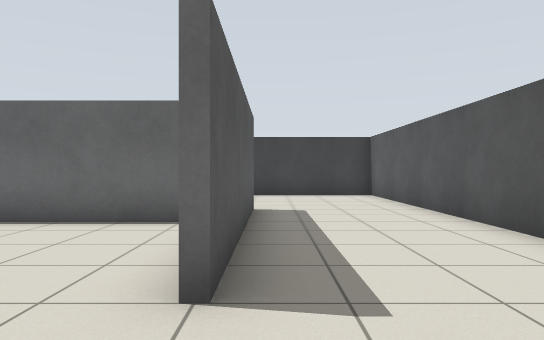
View 1 (above)

20 first-person views from a walk through a Gazebo world. The camera is 0.86 m above the floor, looks level and sees 70° across. The floor is counted in squares, 1 m on a side. Each view is taken from the middle of a square. On the plan, view 1 faces up. The plan holds only what a view shows up to about 12 squares ahead; the rest is blank.

View 2
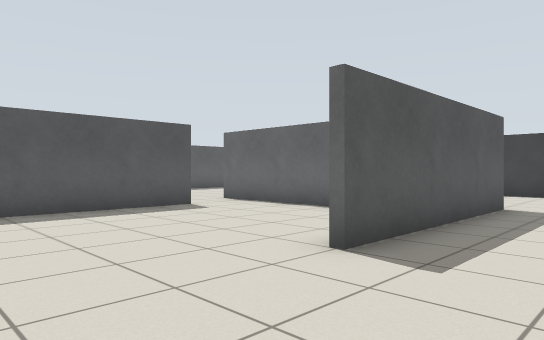

View 3
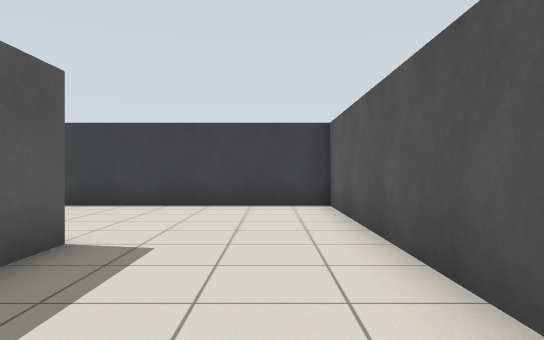

View 4
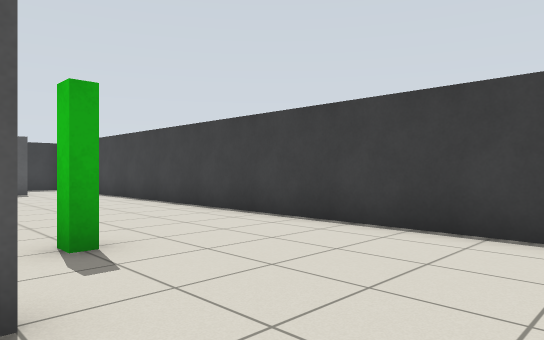

View 5
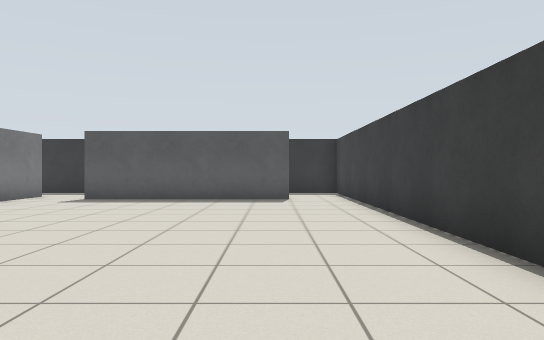

View 6
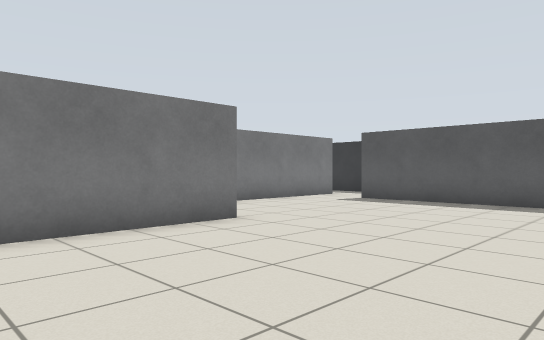

View 7
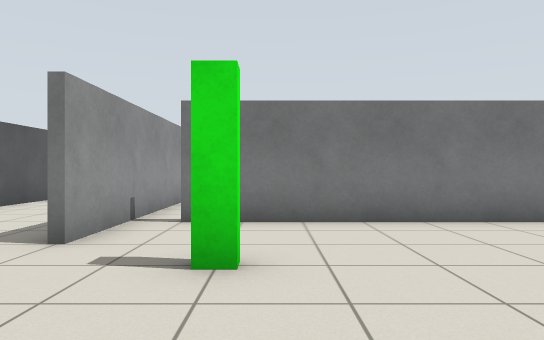

View 8
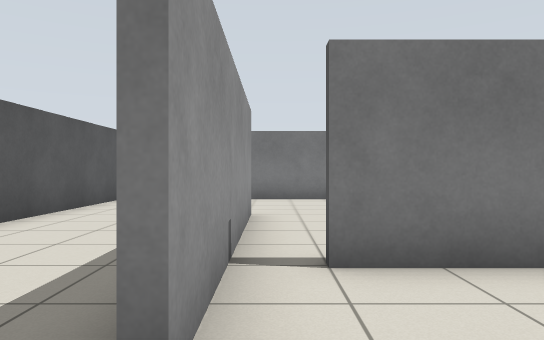

View 9
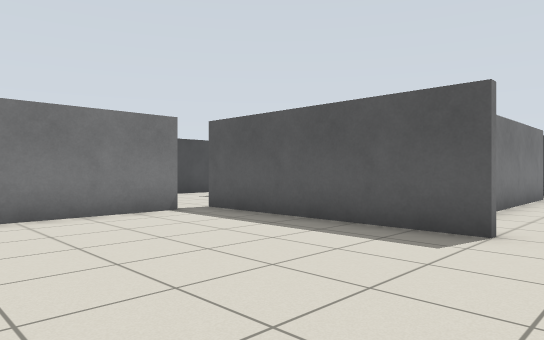

View 10
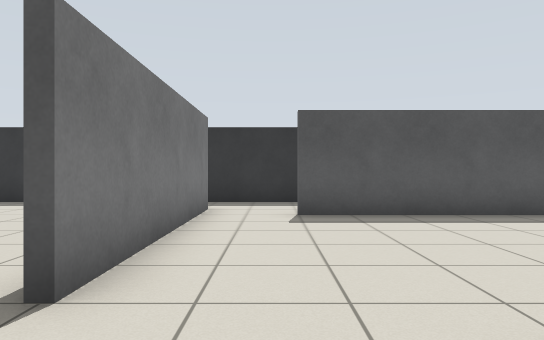

View 11
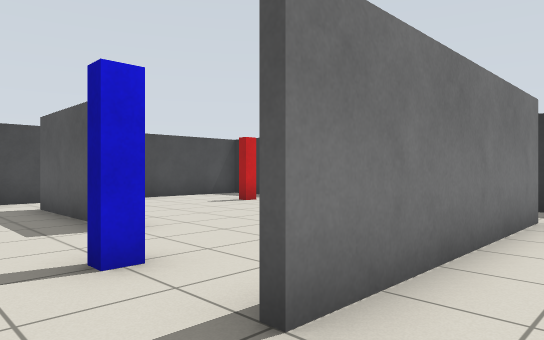

View 12
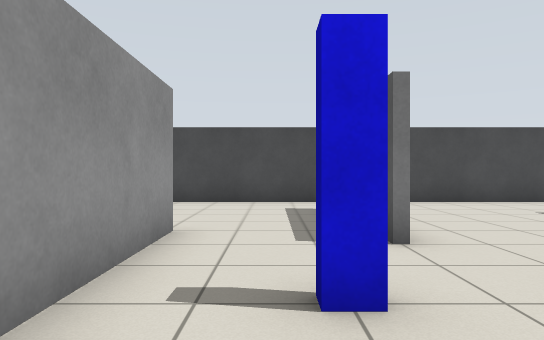

View 13
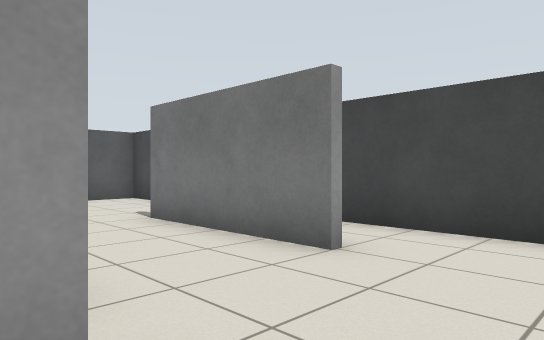

View 14
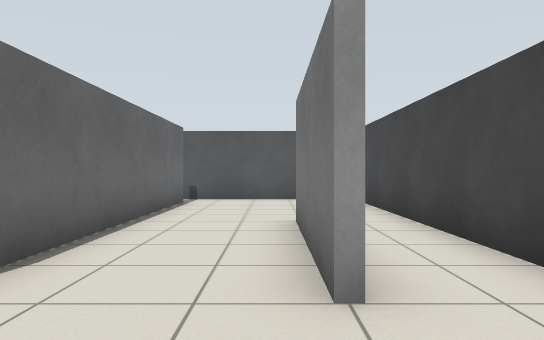

View 15
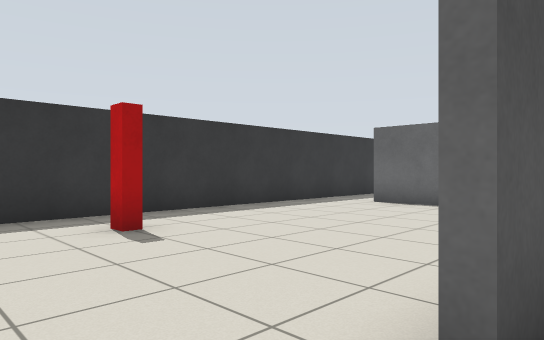

View 16
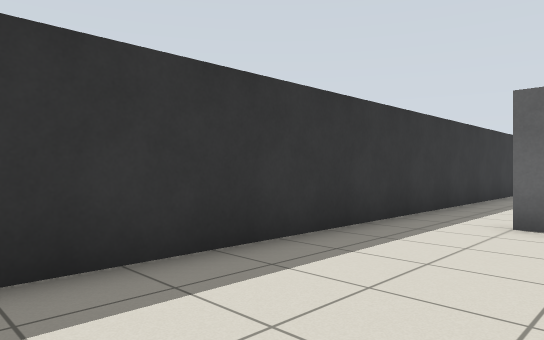

View 17
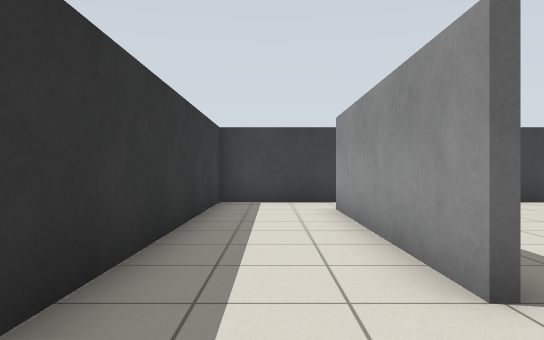

View 18
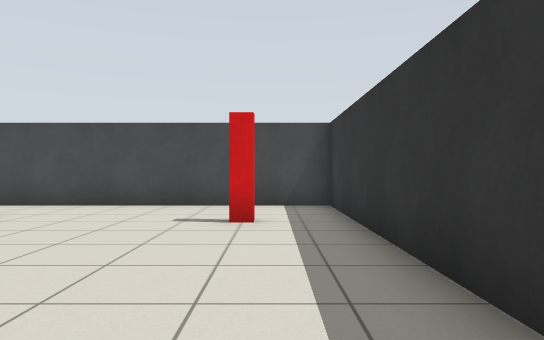

View 19
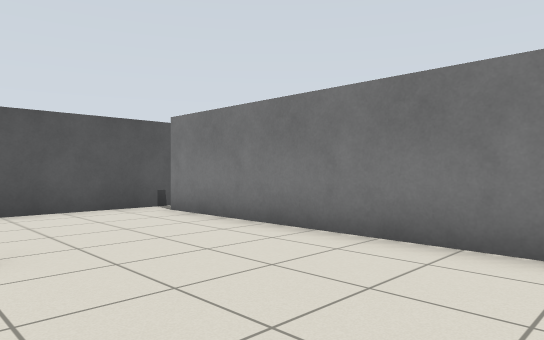

View 20
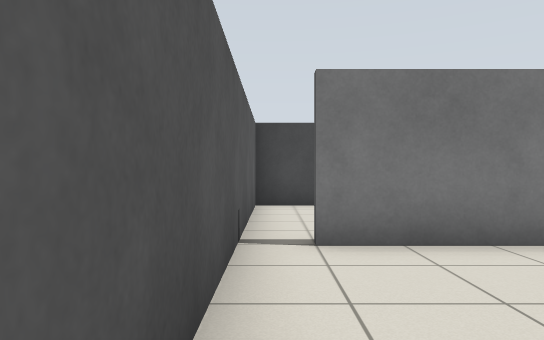

### Floor plan
Ten units are one square. View 1 is at (0, 0); x grows to the right and y downward. Boxes are objects, and circles mark ways between rooms. Rooms are numbered by the first view taken in them; rooms with no view inside come last. Other rooms are left out.
<svg viewBox="-169 -139 208 208">
<path fill="none" stroke="#000" d="M-15 -64 -75 -64M-64 -45 -64 15M-75 -66 -15 -66M-4 -85 -4 -25M-6 -25 -6 -85M-56 14 25 14M-124 -36 -85 -36M-134 -115 -134 -55M34 15 34 -134 -124 -134M-66 15 -66 -5M-95 64 -55 64M-94 5 -94 45M-128 -34 -145 -34M-66 -5 -66 -20M-164 -35 -164 64 -95 64M-136 -55 -136 -115M-124 -134 -164 -134 -164 -35M-146 -36 -124 -36M25 16 -46 16M-56 44 -15 44M-55 64 34 64 34 15"/>
<rect x="-25" y="-105" width="10" height="20" fill="#bbb"><title>green post</title></rect>
<rect x="-145" y="25" width="10" height="20" fill="#bbb"><title>red post</title></rect>
<rect x="-85" y="-25" width="10" height="20" fill="#bbb"><title>blue post</title></rect>
<circle cx="-75" cy="-30" r="3" fill="#2a7"/>
<circle cx="-130" cy="-125" r="3" fill="#2a7"/>
<circle cx="-130" cy="-45" r="3" fill="#2a7"/>
<circle cx="30" cy="20" r="3" fill="#2a7"/>
<circle cx="-75" cy="5" r="3" fill="#2a7"/>
<circle cx="-90" cy="55" r="3" fill="#2a7"/>
<circle cx="-50" cy="43" r="3" fill="#2a7"/>
<circle cx="-155" cy="-30" r="3" fill="#2a7"/>
<text x="-40" y="-70">1</text>
<text x="-70" y="40">2</text>
<text x="-120" y="10">3</text>
<text x="-150" y="-90">4</text>
<text x="-10" y="40">5</text>
</svg>
Room 1 opens to room 3. Room 1 opens to room 4. Room 1 opens to room 5. Room 2 opens to room 3. Room 2 opens to room 5. Room 3 opens to room 4.

Where each view was taken, in squares from view 1:
view 1: 0 up, 0 right, facing up
view 2: 1 down, 2 right, facing up-left
view 3: 4 up, 2 right, facing up
view 4: 8 up, 2 right, facing up-left
view 5: 11 up, 2 left, facing left
view 6: 12 up, 3 left, facing down-left
view 7: 13 up, 3 left, facing down
view 8: 10 up, 1 left, facing down
view 9: 6 up, 1 left, facing down-left
view 10: 5 up, 6 left, facing left
view 11: 5 up, 7 left, facing down-left
view 12: 4 up, 8 left, facing down
view 13: 1 down, 8 left, facing down-right
view 14: 4 down, 8 left, facing right
view 15: 6 down, 9 left, facing up-left
view 16: 3 down, 13 left, facing up-left
view 17: 3 up, 15 left, facing up
view 18: 3 up, 15 left, facing down
view 19: 3 up, 5 left, facing down-right
view 20: 3 up, 3 right, facing down
